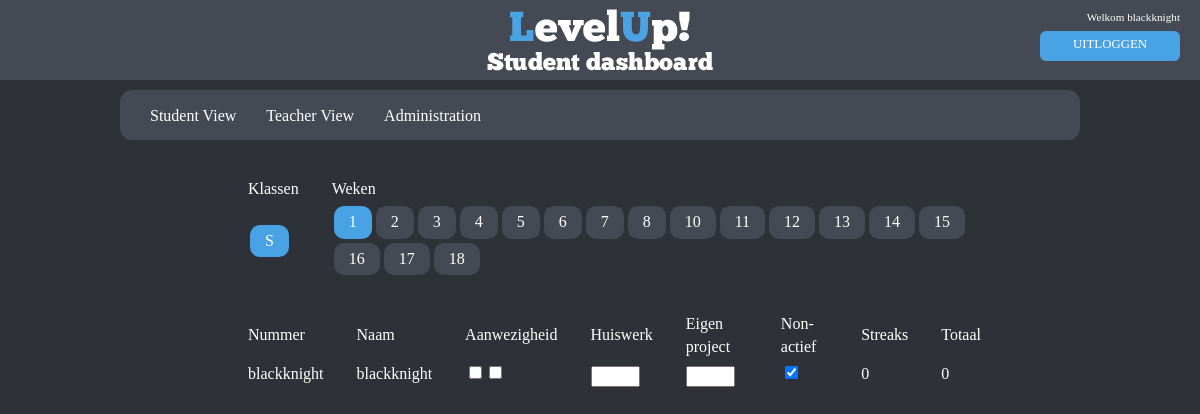
Page /website/src/index.php?page=docentview&class=S& (signed in) on the committed database.
### tables this page shows
CREATE TABLE IF NOT EXISTS `students` (
  `name` varchar(50) NOT NULL,
  `nickname` varchar(20) NOT NULL,
  `points` int(4) NOT NULL DEFAULT '0',
  `class` varchar(6) NOT NULL DEFAULT 'None',
  `lastlogin` timestamp NOT NULL DEFAULT '0000-00-00 00:00:00',
  `highest_streak` int(11) NOT NULL DEFAULT '0',
  `password` varchar(40) NOT NULL DEFAULT 'killerbunny',
  `inactive` tinyint(1) NOT NULL DEFAULT '0'
);

CREATE TABLE IF NOT EXISTS `presences_meta` (
  `date` datetime NOT NULL,
  `weeknumber` int(3) NOT NULL
);

### website/src/levelcalculations.php (called while the page is built, shortened)
<?php
function update_points( $studentname )
{
    $studentname = mysql_escape_string( $studentname );
    $points = get_student_point_array( $studentname );
    $update_query = "UPDATE students SET points = " . $points["total"] . " WHERE name = '" . $studentname . "'";
    $timecheck_query = "SELECT * FROM points_history
        WHERE student_name = \"" . $studentname . "\"
            AND (TIMESTAMPDIFF(DAY,points_history.date,NOW())) < 1";
    $result = mysql_query($timecheck_query);
    $last_history = mysql_fetch_array($result);
    if(count($last_history) > 1) {
        $update_query = "UPDATE points_history SET points=" . $points["total"] . " WHERE student_name='" . $last_history['student_name'] . "' AND date='" . $last_history['date'] . "'";
    } else {
        $update_query = "INSERT INTO points_history (student_name, points, date) VALUES('" . $studentname . "', " . $points["total"] . ", NOW())";
    }
}
function get_student_point_array( $studentname )
{
    $points = Array();
    $points_meta_query = "SELECT presence, codecademy FROM points_meta";
    $presences_query = "SELECT COUNT(present) AS totalpresent FROM presences WHERE student_name = '" . $studentname . "' AND present = '1'";
    $highest_streak_query = "SELECT highest_streak FROM students WHERE name = '" . $studentname . "'";
    $streak_query = "SELECT COUNT(student_name) AS totalstreaks FROM streak WHERE student_name = '" . $studentname . "'";
    $homework_query = "SELECT SUM(grade) AS totalgrade FROM homework WHERE student_name = '" . $studentname . "'";
    $project_query = "SELECT SUM(grade) AS totalgrade FROM project WHERE student_name = '" . $studentname . "'";
    $codecademy_query = "SELECT grade FROM codecademy WHERE student_name = '" . $studentname . "'";
    $points_meta_result = mysql_fetch_assoc( mysql_query( $points_meta_query ) );
    $points_per_presence = $points_meta_result['presence'];
    $points_codecademy = $points_meta_result['codecademy'];
    $presences_result = mysql_fetch_array( mysql_query( $presences_query ) );
    $points['presence'] = (int)$presences_result['totalpresent'] * $points_per_presence;
    $streak_result = mysql_fetch_array( mysql_query( $streak_query ) );
    $points['streaks'] = (int)$streak_result['totalstreaks'];
    $highest_streak_result = mysql_fetch_array( mysql_query( $highest_streak_query ) );
    $points['highest_streak'] = (int)$highest_streak_result['highest_streak'];
    $homework_result = mysql_fetch_array( mysql_query( $homework_query ) );
    $points['homework'] = (int)$homework_result['totalgrade'];
    $project_result = mysql_fetch_array( mysql_query( $project_query ) );
    $points['project'] = (int)$project_result['totalgrade'];
    $codecademy_result = mysql_fetch_array( mysql_query( $codecademy_query ) );
    $points['codecademy'] = (int)$codecademy_result['grade'] * $points_codecademy;
    $points['total'] = (int)$points['presence'] + $points['homework'] + $points['project'] + $points['codecademy'] + $points['highest_streak'];
    return $points;
}
?>

### website/src/docentview.php (the view, shortened to what this page needs)
<?php
    function join_url( $parts, $encode=TRUE )
    {
        if ( $encode )
        {
            if ( isset( $parts['host'] ) &&
            !preg_match( '!^(\[[\da-f.:]+\]])|([\da-f.:]+)$!ui', $parts['host'] ) ){
                $parts['host']     = rawurlencode( $parts['host'] );}
            if ( !empty( $parts['path'] ) )
            {
                $parts['path']     = preg_replace( '!%2F!ui', '/',
                rawurlencode( $parts['path'] ) );
            }
        }
        $url = '';
        if ( !empty( $parts['scheme'] ) )
        {
            $url .= $parts['scheme'] . ':';
        }
        if ( isset( $parts['host'] ) )
        {
            $url .= '//';
            if ( preg_match( '!^[\da-f]*:[\da-f.:]+$!ui', $parts['host'] ) )
            {
                $url .= '[' . $parts['host'] . ']';
            }
            else
            {
                $url .= $parts['host'];
            }
        }
        if ( !empty( $parts['path'] ) )
        {
            $url .= $parts['path'];}
        if ( isset( $parts['query'] ) )
        {
            $url .= '?';
            foreach( $parts['query'] as $key => $value )
            {
                $url .= $key . "=" . $value . "&";
            }
        }
        return $url;
    }
    function mod_url_query( $parameter, $value )
    {
        $actual_link = "http://$_SERVER[HTTP_HOST]$_SERVER[REQUEST_URI]";
        $components = parse_url( $actual_link );
        $query = $components['query'];
        $get_array = array();
        parse_str( $query, $get_array );
        $get_array[$parameter] = $value;
        $components['query'] = $get_array;
        $url = join_url( $components );
        return $url;
    }
    function create_classes()
    {
        $class_query = mysql_query('SELECT DISTINCT(class) FROM students ORDER BY class ASC');
        $class = "";
        while( $row = mysql_fetch_assoc( $class_query ) )
        {
            $button_style = 'button';
            if( $row['class'] == $_GET['class'] ) { $button_style = 'button_selected'; }
            $class .= "<a href='" . mod_url_query('class',$row['class']) . "'><div class='".$button_style."'>" . $row['class'] . "</div></a>";
        }
        return $class;
    }
    function create_weeks()
    {
        $weeks_query = mysql_query('SELECT DISTINCT(weeknumber) FROM presences_meta');
        $weeks = "";
        while( $row = mysql_fetch_assoc( $weeks_query ) )
        {
            $button_style = 'button';
            if( $row['weeknumber'] == $_GET['weeknumber'] ) { $button_style = 'button_selected'; }
            $weeks .= "<a href='" . mod_url_query('weeknumber',$row['weeknumber']) . "'><div class='".$button_style."'>" . $row['weeknumber'] . "</div></a>";
        }
        return $weeks;
    }
    function create_student_rows()
    {
        $weeknumber = mysql_real_escape_string( $_GET['weeknumber'] );
        $class = mysql_real_escape_string( $_GET['class'] );
        $student_rows = "";
        $student_query = mysql_query('SELECT DISTINCT(name), nickname, inactive FROM students WHERE class = "' . $class . '" ORDER BY name ASC');
        while( $student_query_row = mysql_fetch_assoc( $student_query ) )
        {
            $student_name = $student_query_row['name'];
            $student_nick = $student_query_row['nickname'];
            $student_inactive = $student_query_row['inactive'];
            $student_rows .= "<tr><td>" . $student_name . "</td>";
            $student_rows .= "<td>" . $student_nick . "</td>";
            $student_rows .= "<td>";
            $presence_query =
            mysql_query( '
            SELECT presences_meta.date AS meta_date,
               presences.date,
               presences.student_name,
               presences_meta.weeknumber,
               presences.present
                FROM presences_meta
                LEFT JOIN presences ON presences_meta.date = presences.date
                    AND presences.student_name = "' . $student_name . '"
                    WHERE weeknumber = ' . $weeknumber );
            while( $presence_query_row = mysql_fetch_assoc( $presence_query ) )
            {
                $date = strtotime( $presence_query_row['date'] );
                if( $date == false )
                {
                    $date = strtotime($presence_query_row['meta_date']);
                }
                $checkboxname = "presence_".$student_name."_".$date;
                $student_rows .= "<input title=".$presence_query_row['meta_date']." id=".$checkboxname."
                                         onclick='updateStudentPresence(\"".$student_name."\",\"".$checkboxname."\",\"".$date."\")'
                                         type='checkbox' " . (($presence_query_row['present'] == 1) ? "checked" : "") . ">";
            }
            $student_rows .= "</td>";
            $student_rows .= "<td>";
            $homework_grade = "";
            $textinputname = "homework_".$student_name."_".$weeknumber;
            $student_rows .= "<input type='text' size='3' style='margin-top:4px'
                                    id=".$textinputname." value='".$homework_grade."' name='".$textinputname."'
                                    onkeyup='updateStudentHomework(\"".$student_name."\",\"".$textinputname."\")'>";
            $student_rows .= "</td>";
            $student_rows .= "<td>";
            $project_grade = "";
            $textinputname = "project_".$student_name."_".$weeknumber;
            $student_rows .= "<input type='text' size='3' style='margin-top:4px'
                                    id=".$textinputname." value='".$project_grade."' name='".$textinputname."'
                                    onkeyup='updateStudentProject(\"".$student_name."\",\"".$textinputname."\")'>";
            $student_rows .= "</td>";
            $student_rows .= "<td>";
            $checkboxname = "inactive_".$student_name;
            $student_rows .= "<input title='Resultaten van deze student worden niet meegenomen in de statistieken.' id=".$checkboxname."
                                     onclick='updateStudentInactivity(\"".$student_name."\",\"".$checkboxname."\")'
                                     type='checkbox' " . (($student_inactive == 1) ? "checked" : "") . ">";
            $student_rows .= "</td>";
            $student_points = get_student_point_array( $student_name );
            $student_rows .= "<td>";
            $student_rows .= "<div id='".$student_name."_strikes'>" . $student_points["streaks"] . "</div>";
            $student_rows .= "</td>";
            $student_rows .= "<td>";
            $student_rows .= "<div id='".$student_name."_total'>" . $student_points["total"] . "</div>";
            $student_rows .= "</td>";
        }
        return $student_rows;
    }
    function loadPage( $site )
    {
        update_points( $_GET['name'] );
        if( isset($_GET['name']) && isset($_GET['date']) && isset($_GET['presence']) )
        {
            update_presence();
            update_points( $_GET['name'] );
        }
        else if( isset($_GET['name']) && isset($_GET['inactive']) )
        {
            update_inactivity();
            update_points( $_GET['name'] );
        }
        else if( isset($_GET['name']) && isset($_GET['homework']) )
        {
            update_homework();
            update_points( $_GET['name'] );
        }
        else if( isset($_GET['name']) && isset($_GET['project']) )
        {
            update_project();
            update_points( $_GET['name'] );
        }
        else
        {
            $classes = create_classes();
            $weeks = create_weeks();
            $studentrows = create_student_rows();
            $site = str_replace( "{classes}", $classes, $site );
            $site = str_replace( "{weeks}", $weeks, $site );
            $site = str_replace( "{studentrows}", $studentrows, $site );
        }
        return $site;
    }
    $site = loadPage( $site );
?>

### website/src/index.php (shortened to what this page needs)
<?php
include "levelcalculations.php";
$admin_pages_array = Array(
    "docentview", "administration"
);
$titlebar_pages_array = Array(
    "Student View" => "studentview", "Teacher View" => "docentview", "Administration" => "administration"
);
$index_file = "index.html";
$content_file = "login";
$name = mysql_escape_string( $_SESSION['name'] );
$nick = $name;
$password = mysql_escape_string( $_SESSION['password'] );
$admin = false;
$user = false;
$admin_query = mysql_query(
    "SELECT name, password FROM admin_meta WHERE name=\"". $name."\"
         AND password=\"".$password."\"" );
if(mysql_fetch_row($admin_query))
{
    $admin = true;
}
$student_query = mysql_query(
    "SELECT name, nickname, password, lastlogin, inactive FROM students WHERE name=\"". $name."\"
         AND password=\"".$password."\"" );
if($student_query_row = mysql_fetch_assoc($student_query))
{
    $nick = $student_query_row['nickname'];
    $user = true;
}
if( $user == true || $admin == true )
{
    $content_file = "studentview";
    if( isset( $_GET['page'] ) )
    {
        if( $admin == true )
        {
            $content_file = $_GET["page"];
        }
    }
    $welcome = "Welkom " . $nick;
}
else
{
    $welcome = "<span style='color:#ff0000;'>Onbekende login gegevens!</span>";
}
$site = file_get_contents($index_file);
$content = file_get_contents($content_file . ".html");
$login = "<p>".$welcome."</p> <a href=\"index.php?page=login&logout=true\">UITLOGGEN</a>";
$menu = "";
foreach( $titlebar_pages_array as $titlebar_button_name => $titlebar_button_page )
{
    if( in_array( $titlebar_button_page, $admin_pages_array ) == false || $admin == true )
    {
        $menu .= "<a href='index.php?page=".$titlebar_button_page."'>".$titlebar_button_name."</a>";
    }
}
$site = str_replace("{login}", $login, $site);
$site = str_replace("{menu}", $menu, $site );
$site = str_replace("{content}", $content, $site);
$site = str_replace("{css}", $content_file . ".css", $site);
$site = str_replace("{javascript}", $content_file . ".js", $site);
include $content_file . ".php";
echo $site;
?>

### website/src/css/main.css (style rules this page uses)
html { color: #222; font-size: 1em; line-height: 1.4; margin: 0px; background: #2e3138; color: white; text-decoration: none; font-weight: normal; }
body { font-family: chunkfivefont; color: white; height:100%; margin: 0px; overflow-x: scroll; overflow-style: marquee-line; }
a { color: #49a2e4; }
.dashboard, { height:100%; width:100%; }
.content { height: 100%; width: 100%; }
.header { background: #454953; width: 100%; height:80px; margin: 0px auto 0px auto; background-image: url('../img/dashboardlogo.png'); background-position: center; background-repeat: no-repeat; background-color: #454954; }
.header #welcome { width: 200px; float:right; color: white; margin 0px auto 0px auto; padding: 0px 10px 0px 0px; }
.header #welcome p { float: right; display: block; font-size: 0.7em; margin: 10px 10px 5px 0px; }
.header #welcome a { float: right; display: block; height:20px; width: 100px; text-align: center; font-size: 0.8em; color: white; text-decoration: none; padding:5px 20px 5px 20px; margin: 0px 10px 0px 0px; background-color: #49a2e4; border-radius: 6px; }
.menu { background: #2e3138; width:80%; height:100%; min-height:50px; margin: 10px auto 5px auto; background: #454954; border-radius: 12px; display: block; }
.menu a, a:visited { display: block; float:left; height: 35px; text-align: center; padding: 15px 0px 0px 30px; text-decoration: none; color: white; }
.content { width: 80%; height: 350px; margin: auto; }
.container { margin: 0px auto 0px auto; width:100%; display: inline; }

### website/src/css/docentview.css (style rules this page uses)
table { padding-top: 30px; }
td { padding-left: 30px; }
.button { float:left; display:block; background-color: #454954; margin:2px; padding:5px 15px 5px 15px; border-radius: 10px; color: #fff; }
.button_selected { float:left; display:block; background-color: #454954; margin:2px; padding:5px 15px 5px 15px; border-radius: 10px; color: #fff; background-color: #49a2e4; }

### rows in the picture
students: nickname "Welkom blackknight", name "blackknight", nickname "blackknight", inactive "☑", streaks "0", total "0"

### other values in the picture
$titlebar_button_name "Student View"
$titlebar_button_name "Teacher View"
$titlebar_button_name "Administration"
$site "Klassen Weken Nummer Naam Aanwezigheid Huiswerk Eigen project Non-actief Streaks Totaal"
$row['class'] "S"
$row['weeknumber'] "1"
$row['weeknumber'] "2"
$row['weeknumber'] "3"
$row['weeknumber'] "4"
$row['weeknumber'] "5"
$row['weeknumber'] "6"
$row['weeknumber'] "7"
$row['weeknumber'] "8"
$row['weeknumber'] "10"
$row['weeknumber'] "11"
